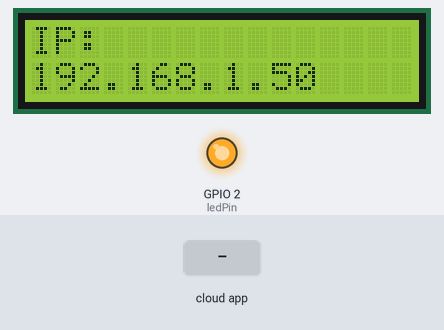
This program was run on a simulated ESP32. Shown: 16×2 character LCD, output pins drawn as LEDs (lit = HIGH). The inputs (shaded band) are chosen by the test bench. WiFi joins after 1.5 s; servers stay silent unless stated; the Firebase database answers and starts empty; what the program prints to the serial monitor is not drawn.

Above: at 2.6 s.
At 8.8 s:
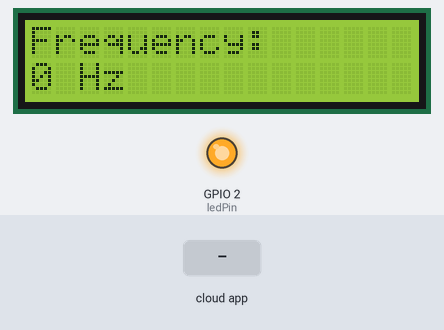
8.9 s: the phone or cloud app sets clk to 1
At 10.4 s:
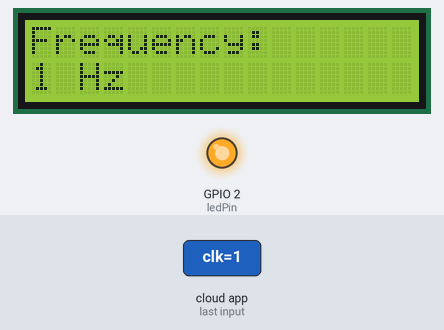
Timing chart, 0 to 11.9 s (numbered marks = the images above; inputs shaded):
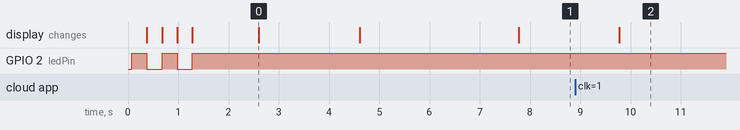

Measured:
- after the input at 8.9 s, the display: changes after 0.88 s (image 2)
- what the display in image 0 shows lasts 2.0 s, from 2.6 s to 4.6 s

The program:

main.cpp
```cpp
#include <Arduino.h>
#if defined(ESP32)
  #include <WiFi.h>
#elif defined(ESP8266)
  #include <ESP8266WiFi.h>
#endif
#include <Firebase_ESP_Client.h>
#include <Wire.h>
#include <LiquidCrystal_I2C.h>
#include <HardwareSerial.h>

#include "addons/TokenHelper.h"
#include "addons/RTDBHelper.h"

#define WIFI_SSID "MIKUMIKU"
#define WIFI_PASSWORD "zzzzzzzz"

#define API_KEY "AIzaSyA3l-RGeOyD4A5QCBQpGEcha6il5t2I2go"

#define DATABASE_URL "https://clock-af5bb-default-rtdb.firebaseio.com/"

FirebaseData fbdo;

FirebaseAuth auth;
FirebaseConfig config;

unsigned long wifiCheckPrevMillis = 0;
unsigned long recvDataPrevMillis = 0;
bool signupOK = false;

const int ledPin = 2;

LiquidCrystal_I2C lcd(0x27, 16, 2);


String Clock = "";
int ClockInt = 0;
long frequency = 0;

HardwareSerial ESPSerial(1);
const int ESPSerialRx = 16;
const int ESPSerialTx = 17;

void setup(){
  Serial.begin(115200);
  ESPSerial.begin(115200, SERIAL_8N1, ESPSerialRx, ESPSerialTx);
  pinMode(ledPin, OUTPUT);
  WiFi.begin(WIFI_SSID, WIFI_PASSWORD);
  Serial.print("Connecting");
  lcd.init();
  lcd.backlight();
  lcd.setCursor(0, 0);
  lcd.print("Connecting");
  while (WiFi.status() != WL_CONNECTED){
    Serial.print(".");
    lcd.print(".");
    digitalWrite(ledPin, !digitalRead(ledPin));
    delay(300);
  }
  delay(1000);
  Serial.println();
  Serial.print("IP: ");
  Serial.println(WiFi.localIP());
  lcd.clear();
  lcd.setCursor(0, 0);
  lcd.print("IP:");
  lcd.setCursor(0, 1);
  lcd.print(WiFi.localIP());
  delay(2000);

  config.api_key = API_KEY;
  config.database_url = DATABASE_URL;

  if (Firebase.signUp(&config, &auth, "", "")){
    Serial.println("SignUp OK");
    signupOK = true;
    lcd.clear();
    lcd.setCursor(0, 0);
    lcd.print("SignUp OK");
  }
  else{
    Serial.printf("%s\n", config.signer.signupError.message.c_str());
    lcd.clear();
    lcd.setCursor(0, 0);
    lcd.print("SignUp Error:");
    lcd.setCursor(0, 1);
    lcd.print(config.signer.signupError.message.c_str());
    delay(2000);
  }
  delay(1000);

  config.token_status_callback = tokenStatusCallback;
  Firebase.begin(&config, &auth);
  Firebase.reconnectWiFi(true);

  delay(2000);
}

void loop(){

  if (millis() - wifiCheckPrevMillis >= 10000) {
    wifiCheckPrevMillis = millis();
    if (WiFi.status() != WL_CONNECTED) {
      Serial.print("Connection lost. Reconnecting to Wi-Fi");
      lcd.clear();
      lcd.setCursor(0, 0);
      lcd.print("Reconnecting");
      while (WiFi.status() != WL_CONNECTED) {
        Serial.print(".");
        lcd.print(".");
        digitalWrite(ledPin, !digitalRead(ledPin));
        delay(1000);
      }
      Serial.println();
      Serial.print("Reconnected at IP: ");
      Serial.println(WiFi.localIP());
      lcd.clear();
      lcd.setCursor(0, 0);
      lcd.print("Reconnected at IP:");
      lcd.setCursor(0, 1);
      lcd.print(WiFi.localIP());
      delay(2000);
    }
  }

  if (Firebase.ready() && signupOK && (millis() - recvDataPrevMillis > 2000 || recvDataPrevMillis == 0)){
    recvDataPrevMillis = millis();
    if(Firebase.RTDB.getString(&fbdo, "/data/clk")) {
      if (fbdo.dataType() == "string") {
        Clock = fbdo.stringData();
        Clock.replace("\\", "");
        Clock.replace("\"", "");
        Serial.println(Clock);

        ClockInt = atoi(Clock.c_str());
        frequency = ClockInt;

      }
    }

    lcd.clear();
    lcd.setCursor(0, 0);
    lcd.print("Frequency: ");
    lcd.setCursor(0, 1);
    lcd.print(ClockInt);
    lcd.print(" Hz");

    uint8_t serial_send[15] = {'i', 't', 's'};
    memcpy(serial_send+3, &frequency, sizeof(frequency));

    ESPSerial.write(serial_send, sizeof(serial_send));
  }
}
```
